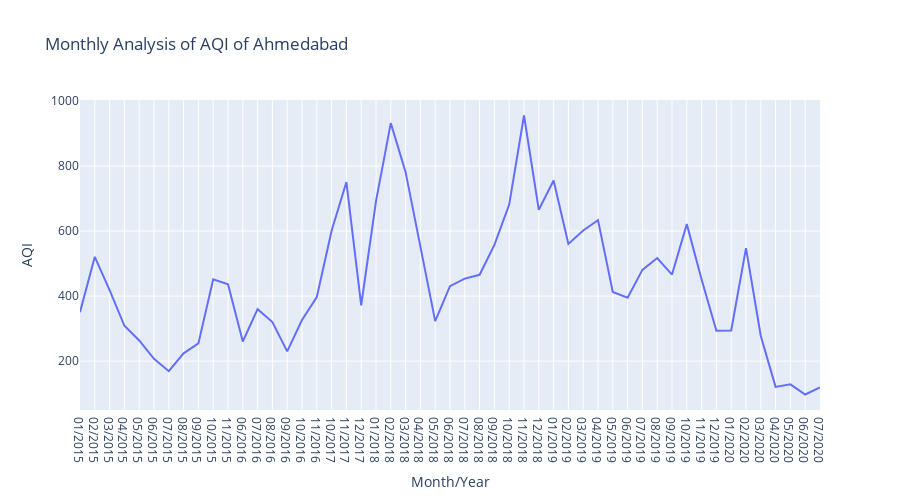
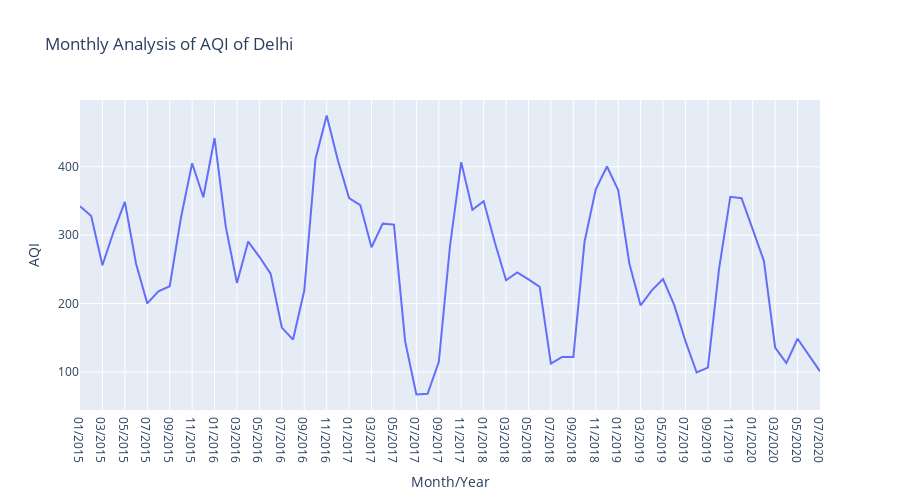
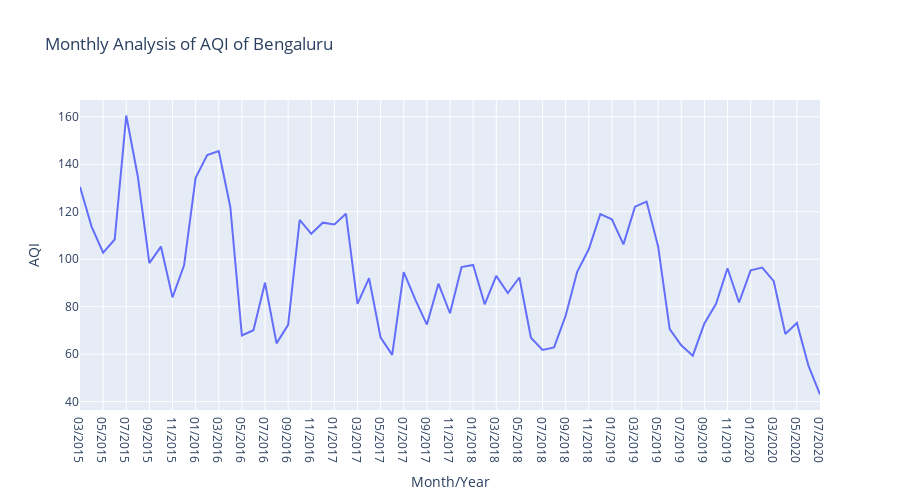
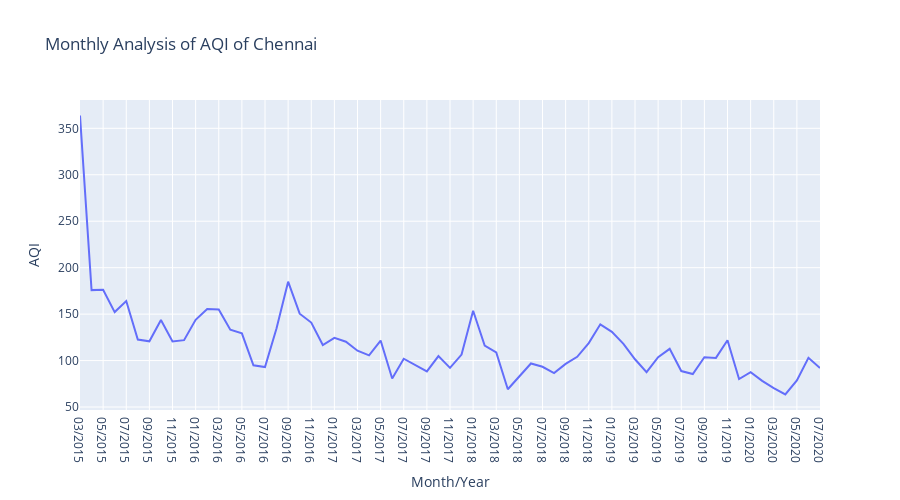

Source (notebook cell) for these figures, in order:
### Code cell
for city in city_wise['City'].unique():
    this_city = city_wise[city_wise['City'] == city]
    fig = px.line(this_city, x='Month/Year', y='AQI', height=500, title='Monthly Analysis of AQI of ' + city)
    fig.show()

### Figure 1 — Plotly figure (JSON) as saved in the notebook; plotly's stock layout.template omitted (floating-point values rounded to 4 significant figures)
{"data": [{"hoverlabel": {"namelength": 0}, "hovertemplate": "Month/Year=%{x}<br>AQI=%{y}", "legendgroup": "", "line": {"color": "#636efa", "dash": "solid"}, "mode": "lines", "name": "", "showlegend": false, "type": "scatter", "x": ["01/2015", "02/2015", "03/2015", "04/2015", "05/2015", "06/2015", "07/2015", "08/2015", "09/2015", "10/2015", "11/2015", "06/2016", "07/2016", "08/2016", "09/2016", "10/2016", "11/2016", "10/2017", "11/2017", "12/2017", "01/2018", "02/2018", "03/2018", "04/2018", "05/2018", "06/2018", "07/2018", "08/2018", "09/2018", "10/2018", "11/2018", "12/2018", "01/2019", "02/2019", "03/2019", "04/2019", "05/2019", "06/2019", "07/2019", "08/2019", "09/2019", "10/2019", "11/2019", "12/2019", "01/2020", "02/2020", "03/2020", "04/2020", "05/2020", "06/2020", "07/2020"], "xaxis": "x", "y": [350.3, 520.6, 418.6, 308.6, 263.5, 207.1, 169.0, 224.0, 254.4, 451.7, 436.6, 260.3, 359.8, 320.2, 229.9, 326.4, 397, 601, 750.7, 371.8, 692.2, 932, 781.2, 556.3, 322.9, 430.5, 453.8, 465.5, 557.6, 681.4, 955.4, 665.4, 755.5, 560.5, 601.7, 633.5, 412.8, 395.1, 480.5, 516.9, 466.1, 621.3, 451, 293.5, 294.1, 547.7, 277.5, 120.7, 128.7, 97.36, 119], "yaxis": "y"}], "layout": {"height": 500, "legend": {"tracegroupgap": 0}, "title": {"text": "Monthly Analysis of AQI of Ahmedabad"}, "xaxis": {"anchor": "y", "domain": [0, 1], "title": {"text": "Month/Year"}}, "yaxis": {"anchor": "x", "domain": [0, 1], "title": {"text": "AQI"}}}}

### Figure 2 — Plotly figure (JSON) as saved in the notebook; plotly's stock layout.template omitted (floating-point values rounded to 4 significant figures)
{"data": [{"hoverlabel": {"namelength": 0}, "hovertemplate": "Month/Year=%{x}<br>AQI=%{y}", "legendgroup": "", "line": {"color": "#636efa", "dash": "solid"}, "mode": "lines", "name": "", "showlegend": false, "type": "scatter", "x": ["01/2015", "02/2015", "03/2015", "04/2015", "05/2015", "06/2015", "07/2015", "08/2015", "09/2015", "10/2015", "11/2015", "12/2015", "01/2016", "02/2016", "03/2016", "04/2016", "05/2016", "06/2016", "07/2016", "08/2016", "09/2016", "10/2016", "11/2016", "12/2016", "01/2017", "02/2017", "03/2017", "04/2017", "05/2017", "06/2017", "07/2017", "08/2017", "09/2017", "10/2017", "11/2017", "12/2017", "01/2018", "02/2018", "03/2018", "04/2018", "05/2018", "06/2018", "07/2018", "08/2018", "09/2018", "10/2018", "11/2018", "12/2018", "01/2019", "02/2019", "03/2019", "04/2019", "05/2019", "06/2019", "07/2019", "08/2019", "09/2019", "10/2019", "11/2019", "12/2019", "01/2020", "02/2020", "03/2020", "04/2020", "05/2020", "06/2020", "07/2020"], "xaxis": "x", "y": [342.3, 327.9, 256.1, 305.3, 348.6, 258.3, 200.3, 218.1, 225.3, 325, 405.0, 355.3, 441.9, 312.4, 230.1, 290.7, 268.4, 243.7, 165.0, 147.4, 218.7, 411.1, 474.8, 409.3, 354.2, 343.9, 282.3, 316.8, 315.4, 144.8, 67.16, 68.3, 114.7, 284.2, 406.7, 337.1, 349.7, 289.2, 234.1, 245.5, 235.3, 224.4, 112.4, 122.1, 121.9, 290.4, 367.1, 400.4, 365.7, 258.2, 197.4, 219.4, 235.8, 197.8, 145.1, 99.29, 106.5, 251, 356.1, 353.9, 308.5, 262.1, 135.8, 113, 148.6, 125.7, 101], "yaxis": "y"}], "layout": {"height": 500, "legend": {"tracegroupgap": 0}, "title": {"text": "Monthly Analysis of AQI of Delhi"}, "xaxis": {"anchor": "y", "domain": [0, 1], "title": {"text": "Month/Year"}}, "yaxis": {"anchor": "x", "domain": [0, 1], "title": {"text": "AQI"}}}}

### Figure 3 — Plotly figure (JSON) as saved in the notebook; plotly's stock layout.template omitted (floating-point values rounded to 4 significant figures)
{"data": [{"hoverlabel": {"namelength": 0}, "hovertemplate": "Month/Year=%{x}<br>AQI=%{y}", "legendgroup": "", "line": {"color": "#636efa", "dash": "solid"}, "mode": "lines", "name": "", "showlegend": false, "type": "scatter", "x": ["03/2015", "04/2015", "05/2015", "06/2015", "07/2015", "08/2015", "09/2015", "10/2015", "11/2015", "12/2015", "01/2016", "02/2016", "03/2016", "04/2016", "05/2016", "06/2016", "07/2016", "08/2016", "09/2016", "10/2016", "11/2016", "12/2016", "01/2017", "02/2017", "03/2017", "04/2017", "05/2017", "06/2017", "07/2017", "08/2017", "09/2017", "10/2017", "11/2017", "12/2017", "01/2018", "02/2018", "03/2018", "04/2018", "05/2018", "06/2018", "07/2018", "08/2018", "09/2018", "10/2018", "11/2018", "12/2018", "01/2019", "02/2019", "03/2019", "04/2019", "05/2019", "06/2019", "07/2019", "08/2019", "09/2019", "10/2019", "11/2019", "12/2019", "01/2020", "02/2020", "03/2020", "04/2020", "05/2020", "06/2020", "07/2020"], "xaxis": "x", "y": [130.5, 113.7, 102.8, 108.3, 160.5, 134.9, 98.37, 105.3, 83.93, 97.45, 134.3, 143.9, 145.6, 122, 67.87, 70.07, 90.08, 64.54, 72.33, 116.6, 110.7, 115.4, 114.6, 119.2, 81.19, 92, 66.97, 59.7, 94.57, 83, 72.47, 89.68, 77.23, 96.68, 97.58, 81, 92.97, 85.71, 92.29, 66.93, 61.77, 62.84, 76.17, 94.71, 104.2, 119, 116.8, 106.2, 122.1, 124.3, 105.4, 70.53, 63.74, 59.35, 72.97, 81.13, 96.2, 81.77, 95.32, 96.48, 90.74, 68.53, 73.16, 55.17, 43], "yaxis": "y"}], "layout": {"height": 500, "legend": {"tracegroupgap": 0}, "title": {"text": "Monthly Analysis of AQI of Bengaluru"}, "xaxis": {"anchor": "y", "domain": [0, 1], "title": {"text": "Month/Year"}}, "yaxis": {"anchor": "x", "domain": [0, 1], "title": {"text": "AQI"}}}}

### Figure 4 — Plotly figure (JSON) as saved in the notebook; plotly's stock layout.template omitted (floating-point values rounded to 4 significant figures)
{"data": [{"hoverlabel": {"namelength": 0}, "hovertemplate": "Month/Year=%{x}<br>AQI=%{y}", "legendgroup": "", "line": {"color": "#636efa", "dash": "solid"}, "mode": "lines", "name": "", "showlegend": false, "type": "scatter", "x": ["03/2015", "04/2015", "05/2015", "06/2015", "07/2015", "08/2015", "09/2015", "10/2015", "11/2015", "12/2015", "01/2016", "02/2016", "03/2016", "04/2016", "05/2016", "06/2016", "07/2016", "08/2016", "09/2016", "10/2016", "11/2016", "12/2016", "01/2017", "02/2017", "03/2017", "04/2017", "05/2017", "06/2017", "07/2017", "08/2017", "09/2017", "10/2017", "11/2017", "12/2017", "01/2018", "02/2018", "03/2018", "04/2018", "05/2018", "06/2018", "07/2018", "08/2018", "09/2018", "10/2018", "11/2018", "12/2018", "01/2019", "02/2019", "03/2019", "04/2019", "05/2019", "06/2019", "07/2019", "08/2019", "09/2019", "10/2019", "11/2019", "12/2019", "01/2020", "02/2020", "03/2020", "04/2020", "05/2020", "06/2020", "07/2020"], "xaxis": "x", "y": [363.8, 175.9, 176.1, 152.2, 164.1, 122.6, 120.7, 143.6, 120.6, 122, 143.8, 155.4, 155.1, 133.2, 129.3, 94.88, 93.03, 134.7, 184.9, 150.5, 140.9, 116.7, 124.4, 120.4, 110.6, 105.6, 121.6, 80.76, 102, 95.46, 88.43, 104.9, 92.13, 106.4, 153.7, 116.1, 108.7, 69.17, 82.81, 96.87, 93.32, 86.48, 96.47, 104.0, 118.8, 139.0, 131, 118.1, 101.4, 87.53, 103.6, 112.7, 88.71, 85.55, 103.6, 102.9, 122.0, 80.16, 87.52, 78.14, 70.29, 63.5, 78.68, 103.1, 92], "yaxis": "y"}], "layout": {"height": 500, "legend": {"tracegroupgap": 0}, "title": {"text": "Monthly Analysis of AQI of Chennai"}, "xaxis": {"anchor": "y", "domain": [0, 1], "title": {"text": "Month/Year"}}, "yaxis": {"anchor": "x", "domain": [0, 1], "title": {"text": "AQI"}}}}
